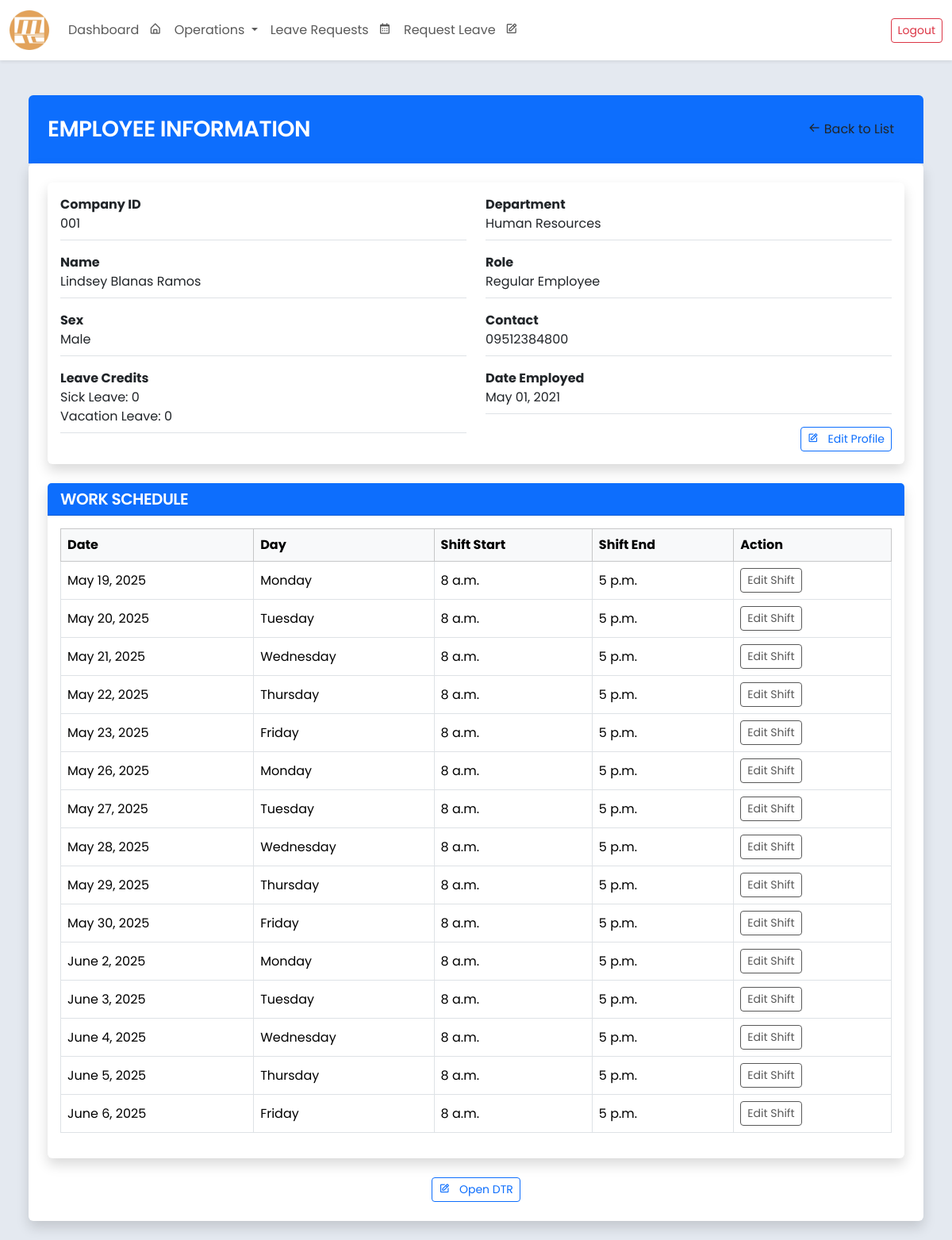
The page /employee/view/10/ (signed in) on the database its author committed.
### core/models.py (models this page shows, shortened)
class Employee(models.Model):
    SEX_CHOICES = [
        ('Male', 'Male'),
        ('Female', 'Female'),
        ('Other', 'Prefer not to Say'),
    ]
    ROLE_CHOICES = [
        ('Regular Employee', 'Regular Employee'),
        ('Department Head', 'Department Head'),
        ('Admin(HR)', 'Admin(HR)'),
        ('Supervisor', 'Supervisor'),
        ('President', 'President')
    ]
    STATUS_CHOICES = [
        ('Active', 'Active'),
        ('Inactive', 'Inactive'),
    ]
    employee_id = models.AutoField(primary_key=True)
    company_id = models.CharField(max_length=20, blank=False, unique=True)
    first_name = models.CharField(max_length=100, blank=False)
    middle_name = models.CharField(max_length=100, blank=True, null=True)
    last_name = models.CharField(max_length=100, blank=False)
    sex = models.CharField(max_length=20, choices=SEX_CHOICES, blank=False)
    role = models.CharField(max_length=20, choices=ROLE_CHOICES, default='Regular Employee', blank=False)
    status = models.CharField(max_length=10, choices=STATUS_CHOICES, default='Active')
    last_credit_update = models.DateField(null=True, blank=True)
    department = models.ForeignKey(
        Department,
        related_name="employees",
        on_delete=models.SET_NULL,
        null=True,
        blank=True
    )
    contact_number = models.CharField(max_length=15, blank=False)
    date_employed = models.DateField()
    leave_credits = models.IntegerField(default=0, blank=False)
    leave_credits2 = models.IntegerField(default=0, blank=False)
    user_account = models.OneToOneField(User, on_delete=models.SET_NULL, null=True, blank=True, related_name='employee')
    class Meta:
        ordering = ['last_name', 'first_name']
        verbose_name = 'Employee'
        verbose_name_plural = 'Employees'
        db_table = 'employee_table'

class Department(models.Model):
    name = models.CharField(max_length=255, unique=True)
    leave_respondents = models.ManyToManyField(
        'Employee',
        related_name='leave_departments',
        blank=True,
        limit_choices_to={'department__isnull': False}
    )
    shift_respondents = models.ManyToManyField(
        'Employee',
        related_name='shift_departments',
        blank=True,
        limit_choices_to={'department__isnull': False}
    )
    def __str__(self):
        return self.name

class Shift(models.Model):
    employee = models.ForeignKey(
        'Employee',
        on_delete=models.CASCADE,
        related_name='shifts'
    )
    department = models.ForeignKey(
        'Department',
        on_delete=models.CASCADE,
        related_name='shifts'
    )
    shift_date = models.DateField(default=timezone.now)
    shift_start = models.TimeField()
    shift_end = models.TimeField()
    class Meta:
        verbose_name = 'Shift'
        verbose_name_plural = 'Shifts'
        db_table = 'shift_table'
        ordering = ['shift_date', 'shift_start']

### core/views.py (the view)
# urls.py: path('employee/view/<int:pk>/', views.view_employee_information, name='employee_information'),
def view_employee_information(request, pk):
    employee = get_object_or_404(Employee, employee_id=pk)
    shifts = Shift.objects.filter(employee=employee).order_by('shift_date', 'shift_start')
    today = date.today()
    start_of_week = today - timedelta(days=today.weekday())  # Monday
    end_of_week = start_of_week + timedelta(days=6)          # Sunday
    context = {
        'employee': employee,
        'shifts': shifts,
        'today': today,
        'start_of_week': start_of_week,
        'end_of_week': end_of_week,
    }
    return render(request, 'view_employee_information.html', context)

### core/templates/view_employee_information.html (shortened to what this page needs)
{% extends "base.html" %}
{% block content %}
<div class="container-fluid" style="max-width: 1200px;">
    <div class="bg-primary p-4 rounded-top">
        <div class="d-flex align-items-center">
            <h3 class="text-white mb-0 flex-grow-1 text-uppercase">Employee Information</h3>
            <a class="btn btn-white " href="{% url 'view_employee_list' %}">
                <i class='bx bx-arrow-back'></i> Back to List
            </a>
        </div>
    </div>
    <div class="bg-white p-4 rounded shadow">
        <div class="card border-0 shadow mb-4">
            <div class="card-body">
                <div class="row g-4">
                    <div class="col-md-6">
                        <div class="d-flex flex-column gap-3">
                            <div class="border-bottom pb-2">
                                <label class="fw-bold ">Company ID</label>
                                <p class="mb-0">{{ employee.company_id }}</p>
                            </div>
                            <div class="border-bottom pb-2">
                                <label class="fw-bold ">Name</label>
                                <p class="mb-0">
                                    {{ employee.first_name }}
                                    {% if employee.middle_name %}{{ employee.middle_name }}{% endif %}
                                    {{ employee.last_name }}
                                </p>
                            </div>
                            <div class="border-bottom pb-2">
                                <label class="fw-bold ">Sex</label>
                                <p class="mb-0">{{ employee.sex }}</p>
                            </div>
                            <div class="border-bottom pb-2">
                                <label class="fw-bold ">Leave Credits</label>
                                <p class="mb-0">Sick Leave: {{ employee.leave_credits }}</p>
                                <p class="mb-0">Vacation Leave: {{ employee.leave_credits2 }}</p>
                            </div>
                        </div>
                    </div>
                    <div class="col-md-6">
                        <div class="d-flex flex-column gap-3">
                            <div class="border-bottom pb-2">
                                <label class="fw-bold ">Department</label>
                                <p class="mb-0">{{ employee.department }}</p>
                            </div>
                            <div class="border-bottom pb-2">
                                <label class="fw-bold ">Role</label>
                                <p class="mb-0">{{ employee.role }}</p>
                            </div>
                            <div class="border-bottom pb-2">
                                <label class="fw-bold ">Contact</label>
                                <p class="mb-0">{{ employee.contact_number }}</p>
                            </div>
                            <div class="border-bottom pb-2">
                                <label class="fw-bold ">Date Employed</label>
                                <p class="mb-0">{{ employee.date_employed|date:"M d, Y" }}</p>
                            </div>
                            <div class="d-flex justify-content-end">
                                <a href="{% url 'employee_edit' employee.employee_id %}" class="btn btn-outline-primary btn-sm">
                                    <i class='bx bx-edit me-2'></i> Edit Profile
                                </a>
                            </div>
                        </div>
                    </div>
                </div>
            </div>
        </div>
        <div class="card border-0 shadow mb-4">
            <div class="card-header bg-primary text-white">
                <h5 class="mb-0 text-uppercase">Work Schedule</h5>
            </div>
            <div class="card-body">
                <table class="table table-bordered table-hover align-middle">
                    <thead class="table-light">
                        <tr>
                            <th>Date</th>
                            <th>Day</th>
                            <th>Shift Start</th>
                            <th>Shift End</th>
                            <th>Action</th>
                        </tr>
                    </thead>
                    <tbody>
                        {% for shift in shifts %}
                        <tr
                        >
                            <td>
                                {{ shift.shift_date }}
                            </td>
                            <td>{{ shift.shift_date|date:"l" }}</td>
                            <td>{{ shift.shift_start }}</td>
                            <td>{{ shift.shift_end }}</td>
                            {% if user.employee in user.employee.department.shift_respondents.all %}
                            <td>
                                {% if shift.shift_date > today %}
                                    <a href="{% url 'edit_shift' shift.id %}" class="btn btn-sm btn-warning me-1">Edit Shift</a>
                                {% else %}
                                    <button class="btn btn-sm  me-1" disabled>Edit Shift</button>
                                {% endif %}
                            </td>
                            {% endif %}
                        </tr>
                        {% endfor %}
                    </tbody>
                </table>
            </div>
        </div>
        <div class="d-flex justify-content-center">
            <a href="{% url 'employee_dtr' employee.employee_id %}" class="btn btn-outline-primary btn-sm">
                <i class='bx bx-edit me-2'></i> Open DTR
            </a>
        </div>
    </div>
</div>
{% endblock %}

### rows shown on the page
Employee: company_id "001", first_name "Lindsey", middle_name "Blanas", last_name "Ramos", sex "Male", leave_credits "0", leave_credits2 "0", department "Human Resources", role "Regular Employee", contact_number "09512384800", date_employed "May 01, 2021"
Shift: shift_date "May 19, 2025", shift_date "Monday", shift_start "8 a.m.", shift_end "5 p.m.", shows "Edit Shift"
Shift: shift_date "May 20, 2025", shift_date "Tuesday", shift_start "8 a.m.", shift_end "5 p.m.", shows "Edit Shift"
Shift: shift_date "May 21, 2025", shift_date "Wednesday", shift_start "8 a.m.", shift_end "5 p.m.", shows "Edit Shift"
Shift: shift_date "May 22, 2025", shift_date "Thursday", shift_start "8 a.m.", shift_end "5 p.m.", shows "Edit Shift"
Shift: shift_date "May 23, 2025", shift_date "Friday", shift_start "8 a.m.", shift_end "5 p.m.", shows "Edit Shift"
Shift: shift_date "May 26, 2025", shift_date "Monday", shift_start "8 a.m.", shift_end "5 p.m.", shows "Edit Shift"
Shift: shift_date "May 27, 2025", shift_date "Tuesday", shift_start "8 a.m.", shift_end "5 p.m.", shows "Edit Shift"
Shift: shift_date "May 28, 2025", shift_date "Wednesday", shift_start "8 a.m.", shift_end "5 p.m.", shows "Edit Shift"
Shift: shift_date "May 29, 2025", shift_date "Thursday", shift_start "8 a.m.", shift_end "5 p.m.", shows "Edit Shift"
Shift: shift_date "May 30, 2025", shift_date "Friday", shift_start "8 a.m.", shift_end "5 p.m.", shows "Edit Shift"
Shift: shift_date "June 2, 2025", shift_date "Monday", shift_start "8 a.m.", shift_end "5 p.m.", shows "Edit Shift"
Shift: shift_date "June 3, 2025", shift_date "Tuesday", shift_start "8 a.m.", shift_end "5 p.m.", shows "Edit Shift"
Shift: shift_date "June 4, 2025", shift_date "Wednesday", shift_start "8 a.m.", shift_end "5 p.m.", shows "Edit Shift"
Shift: shift_date "June 5, 2025", shift_date "Thursday", shift_start "8 a.m.", shift_end "5 p.m.", shows "Edit Shift"
Shift: shift_date "June 6, 2025", shift_date "Friday", shift_start "8 a.m.", shift_end "5 p.m.", shows "Edit Shift"
